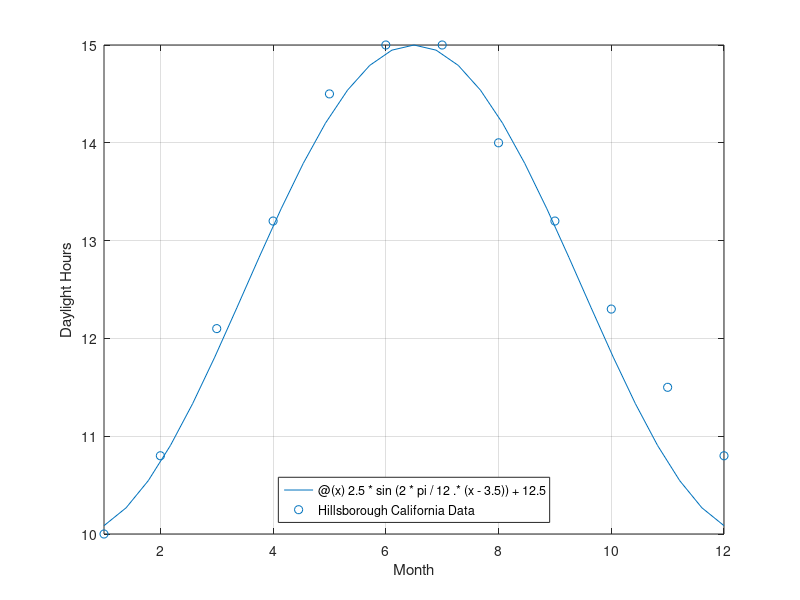

The MATLAB source for this figure:
clear; clc; close all;

% Description: Fits a curve to the given data

f = @(x) 2.5*sin(2*pi/12.*(x-3.5)) + 12.5;

fplot(f,[1,12])

month = 1:12;
dayhours = [10,10.8,12.1,13.2,14.5,15,15,14,13.2,12.3,11.5,10.8];

hold on
scatter(month,dayhours,'DisplayName','Hillsborough California Data')
xlabel('Month')
ylabel('Daylight Hours')
legend('Location','south')
grid on

m = 3;
fprintf('Using the function, the daylight hour in the month no. %d is: %.1f\n',m,f(m))
